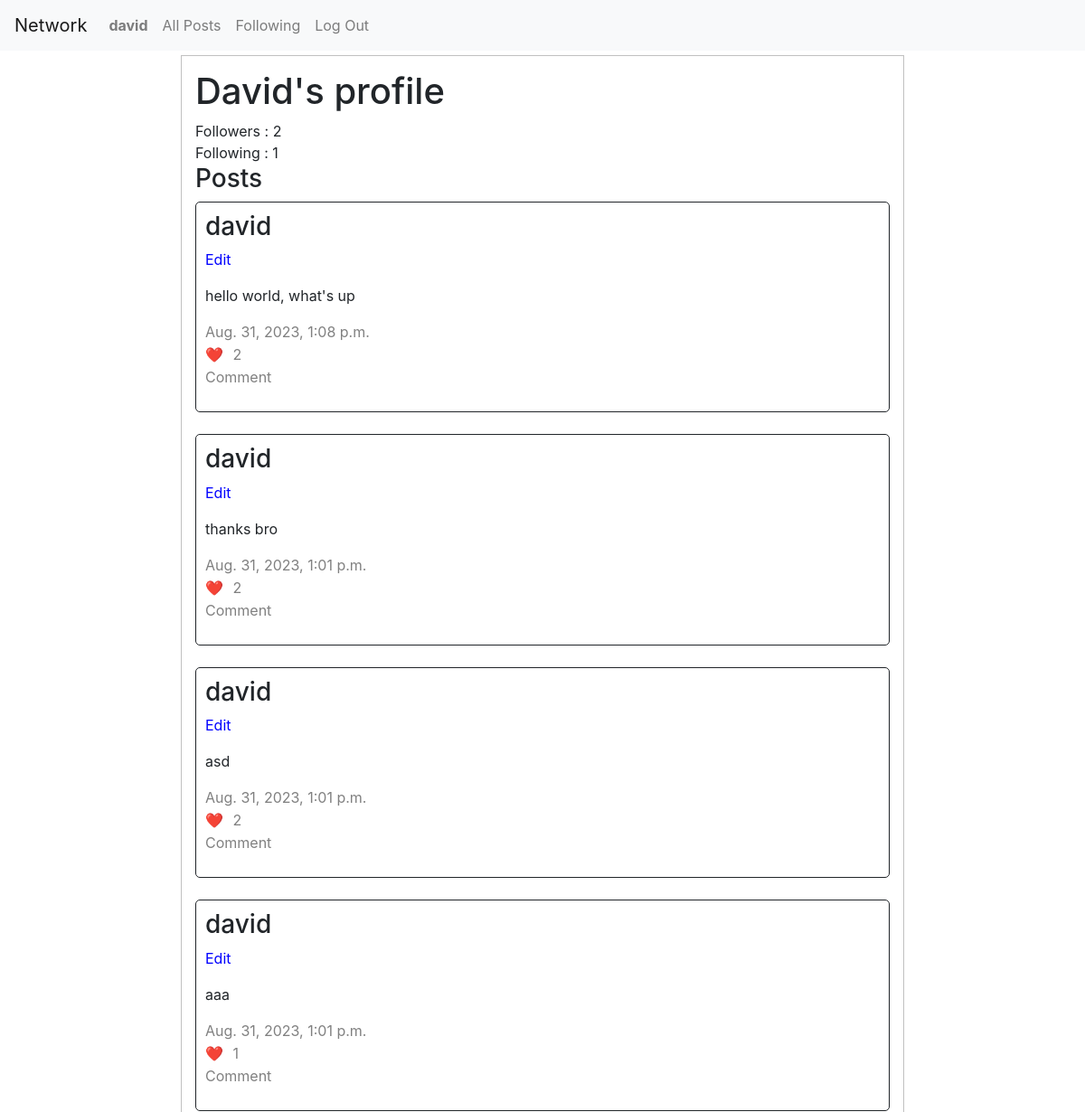
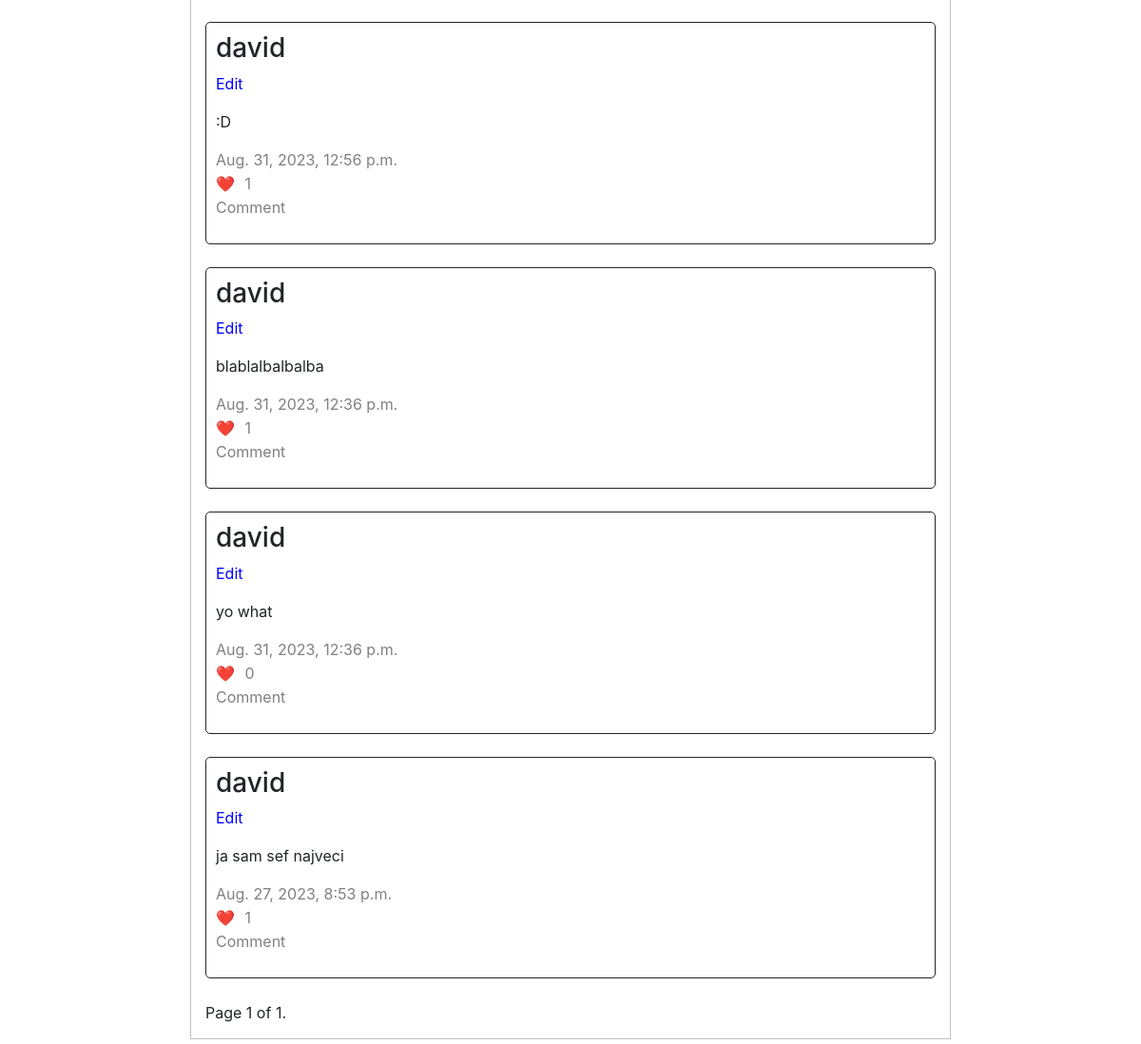
Screenshot of /profile/david (signed in) with the database file from the repository (2 pictures, top to bottom).
### network/models.py (models this page shows)
class User(AbstractUser):
    followers = models.JSONField(default=list)
    following = models.JSONField(default=list)

class NewPost(models.Model):
    posted_by = models.ForeignKey(User, on_delete=models.CASCADE, related_name='user')
    text = models.CharField(max_length=1000)
    timestamp = models.DateTimeField(default=timezone.now())
    likes = models.ManyToManyField(User, through='Likes')

### network/views.py (the view, shortened to what this page needs)
# urls.py: path("profile/<str:username>", views.profile, name="profile"),
@login_required
def profile(request, username):
    page_obj = paginator(request, 'profile', username)
    if username == request.user.username:
        follow = False
        followed = False
    return render(request, "network/profile.html", {
        "user": request.user,
        "user_profile": User.objects.get(username=username),
        "posts": page_obj,
        "follow": follow,
        "followed": followed,
    })

### network/views.py (called while the page is built)
def paginator(request, mode, username):
    page_number = request.GET.get('page')
    if mode == 'all':
        posts = NewPost.objects.all().order_by('-timestamp')
    elif mode == 'following':
        following = User.objects.filter(username__in=request.user.following).values_list('id', flat=True)
        posts = NewPost.objects.filter(posted_by__in=following).order_by('-timestamp')
    elif mode == 'profile':
        posts = NewPost.objects.filter(posted_by=User.objects.get(username=username)).order_by('-timestamp')
    paginator = Paginator(posts, 10)
    page_obj = paginator.get_page(page_number)
    return page_obj

### network/templates/network/profile.html (shortened to what this page needs)
{% extends "network/layout.html" %}
{% block body %}
    <div id="profile">
        <h1>{{ user_profile.username|capfirst }}'s profile</h1>
        Followers : {{ user_profile.followers|length }} <br>
        Following : {{ user_profile.following|length }} <br>
        <h3>Posts</h3>
        {% if posts %}
            {% for post in posts %}
                <div class="posts">
                    <h3><a class="profilelink" data-id="{{ post.id }}">{{ post.posted_by.username }}</a></h3>
                    {% if user.username == post.posted_by.username %}
                        <p class="edit_button" id="edit_post_{{ post.id }}" data-id="{{ post.id }}">Edit</p>
                    {% endif %}
                    <p id="text_{{ post.id }}">{{ post.text }}</p>
                    <span class="greytext">{{ post.timestamp }}</span><br>
                    <div class="like_div">
                        <span>❤️</span>
                        <button class="like_button" data-id="{{ post.id }}" id="like_button_{{ post.id }}">{{ post.likes.count }}</button>
                    </div>
                    <p class="greytext">Comment</p>
                </div><br>
            {% endfor %}
            <div class="pagination">
                <span class="step-links">
                    <span class="current">
                        Page {{ posts.number }} of {{ posts.paginator.num_pages }}.
                    </span>
                </span>
            </div>
        {% else %}
            {{ user_profile.username }} haven't posted anything yet!
        {% endif %}
    </div>
{% endblock %}

### network/templates/network/layout.html (shortened to what this page needs)
{% load static %}
<!DOCTYPE html>
<html lang="en">
    <head>
        <link rel="stylesheet" href="https://stackpath.bootstrapcdn.com/bootstrap/4.4.1/css/bootstrap.min.css">
        <link href="{% static 'network/styles.css' %}" rel="stylesheet">
    </head>
    <body>
        <nav class="navbar navbar-expand-lg navbar-light bg-light">
            <a class="navbar-brand" href="{% url 'index' %}">Network</a>
            <div>
              <ul class="navbar-nav mr-auto">
                {% if user.is_authenticated %}
                    <li class="nav-item">
                        <a class="nav-link" href="{% url 'profile' user.username %}"><strong>{{ user.username }}</strong></a>
                    </li>
                {% endif %}
                <li class="nav-item">
                  <a class="nav-link" href="{% url 'index' %}">All Posts</a>
                </li>
                {% if user.is_authenticated %}
                    <li class="nav-item">
                        <a class="nav-link" href="{% url 'following' %}">Following</a>
                    </li>
                    <li class="nav-item">
                        <a class="nav-link" href="{% url 'logout' %}">Log Out</a>
                    </li>
                {% endif %}
              </ul>
            </div>
          </nav>
        <div class="body">
            {% block body %}
            {% endblock %}
        </div>
    </body>
</html>

### network/static/network/styles.css (style rules this page uses)
.posts, #new_post { padding: 10px; border: 1px solid; border-radius: 5px; }
.greytext { color: gray; text-decoration: none; }
.profilelink { text-decoration: none; color: black; }
#profile { width: 800px; height: auto; margin: 5px auto; border: 0.5px silver solid; padding: 15px; }
.edit_button { color: blue; }
.like_div button { display: inline; color: gray; border: 0; background-color: white; }

### rows the page displays
User: username "david", username "David", followers|length "2", following|length "1"
NewPost: posted_by.username "david", text "hello world, what's up", timestamp "Aug. 31, 2023, 1:08 p.m.", likes.count "2"
NewPost: posted_by.username "david", text "thanks bro", timestamp "Aug. 31, 2023, 1:01 p.m.", likes.count "2"
NewPost: posted_by.username "david", text "asd", timestamp "Aug. 31, 2023, 1:01 p.m.", likes.count "2"
NewPost: posted_by.username "david", text "aaa", timestamp "Aug. 31, 2023, 1:01 p.m.", likes.count "1"
NewPost: posted_by.username "david", text ":D", timestamp "Aug. 31, 2023, 12:56 p.m.", likes.count "1"
NewPost: posted_by.username "david", text "blablalbalbalba", timestamp "Aug. 31, 2023, 12:36 p.m.", likes.count "1"
NewPost: posted_by.username "david", text "yo what", timestamp "Aug. 31, 2023, 12:36 p.m.", likes.count "0"
NewPost: posted_by.username "david", text "ja sam sef najveci", timestamp "Aug. 27, 2023, 8:53 p.m.", likes.count "1"

### other values shown
{{ posts.number }} "1"
{{ posts.paginator.num_pages }} "1"
